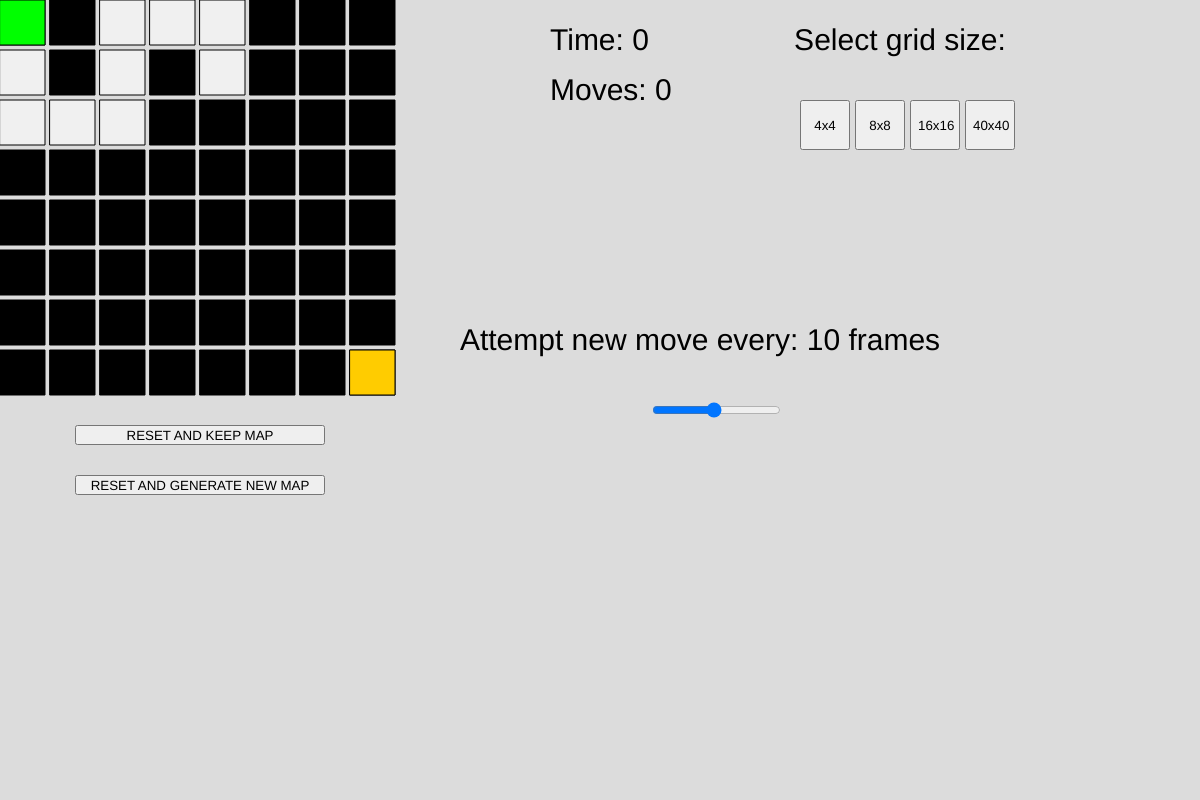
Frame 1 (no input)
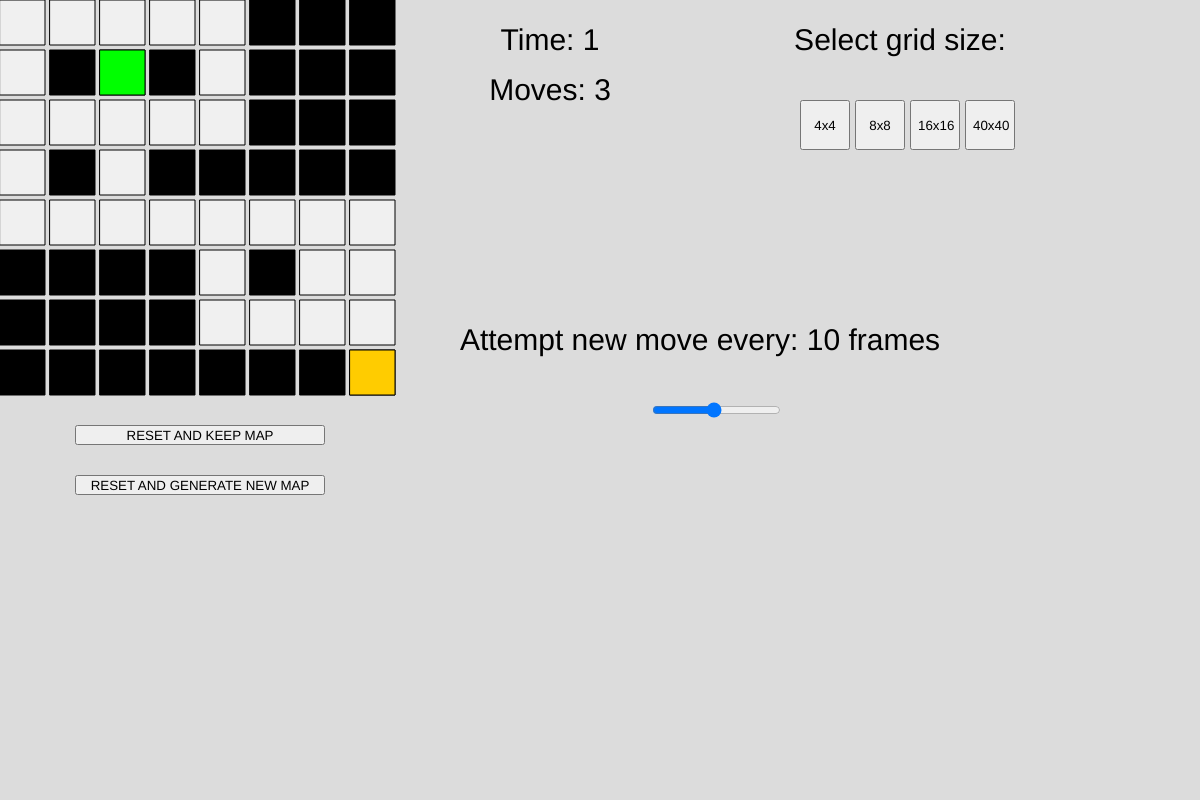
Frame 60 (no input)
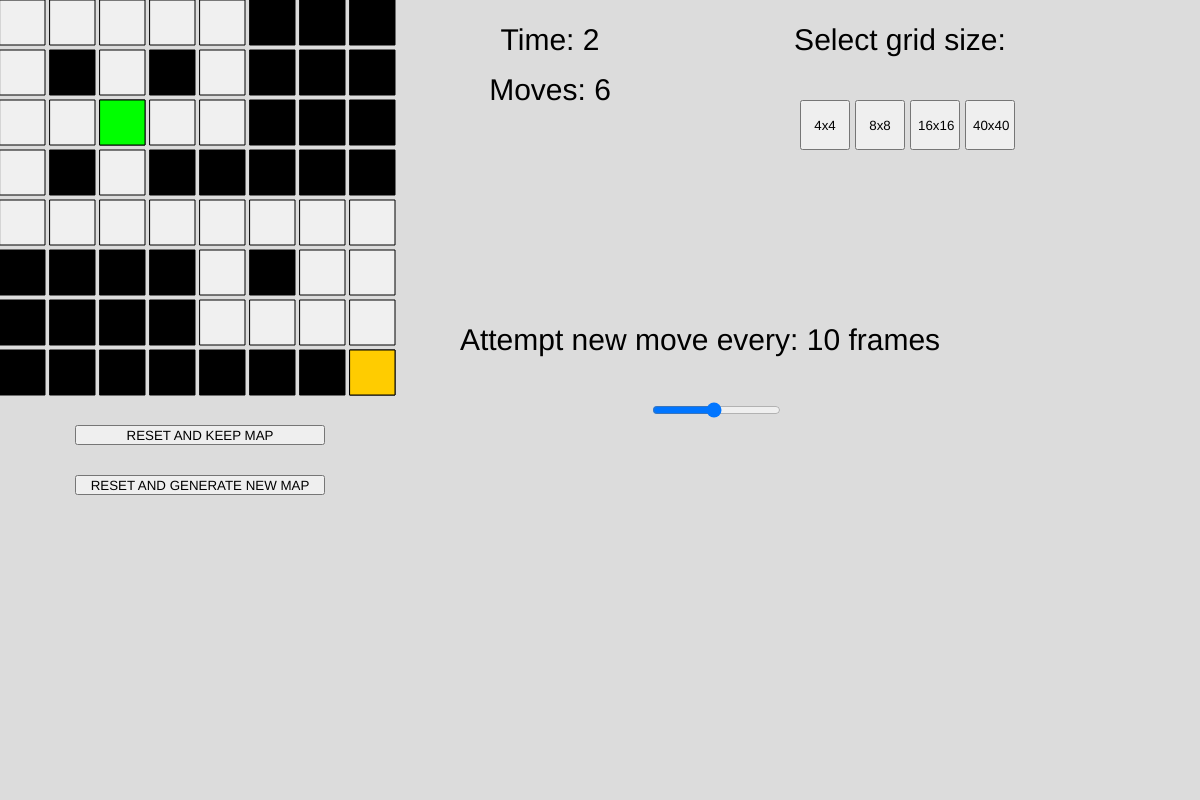
Frame 120 (the mouse pressed at the canvas centre since frame 60)

The p5.js sketch that drew these frames (run headless with seeded random() and noise() and a simulated clock; from frame 60 on, the mouse is pressed at the canvas centre):

// p5.js sketch
// ── sketch.js

let screenWidth = 400;
let screenHeight = 400;
let offset = 50;
let step = 5;
let path = [];
let solution = [];
let timeToMove = 1;
let timerFrames = 1;
let timer2Frames = 60;
let timer2Count = 0;
let countdown = true;
let moves = 0;
let restartSameMapButton;
let restartDiffMapButton;
let frameSlider;
let button4x4;
let button8x8;
let button16x16;
let button40x40;
class Tile{
  constructor({position, open}){
    this.position = position;
    this.open = open;
  }
  draw(){
    if(this.open){
      fill(240);
    }
    else{
      fill(0);
    }
    rect(this.position.x, this.position.y, offset - step, offset - step);
  }
}

class Goal{
  constructor({position}){
    this.position = position;
  }
  draw(){
    fill(255, 204, 0);
    rect(this.position.x, this.position.y, offset - step, offset - step);
  }
}

class BoardInitialization{
  constructor({position, onEdge}){
    this.position = position;
    this.onEdge = onEdge;
    this.finished = false;
    this.moveHorizontal = false;
  }
  draw(){
    //rect(this.position.x, this.position.y, 10, 10);
  }
  moveDown(){
    if(this.GetBottomAdjacent() != null){
      this.position.y += offset;
      this.GetBottomAdjacent().open = true;
    }
    else{
      this.move();
      return;
    }
  }
  move(){
    let nums = [0,1,2,3];
    let rand = random(nums);
    if(this.finished){
      return;
    }
    else if(this.onEdge){
      //move down
      if(this.GetBottomAdjacent() != null){
        this.GetBottomAdjacent().open = true;
        this.position.y += offset;
        this.onEdge = true;
      }
      else{
        this.finished = true;
        return;
      }
    }
    else{
    // 0: left 1: right 2: bottom 3: top
    while(((rand == 1 && this.lastPos == 0) || 
    (rand == 0 && this.lastPos == 1) || 
    (rand == 2 && this.lastPos == 3) || 
    (rand == 3 && this.lastPos == 2)) || 
    (this.position.x == 0 && rand == 0) ||
    (this.position.y == 0 && rand == 3) ||
    (this.position.x == screenWidth - offset && rand == 1)||
    (this.position.y == screenHeight - offset && rand == 2)||
    ((this.moveHorizontal && rand) == 2 || (this.moveHorizontal && rand == 3))||
    ((!this.moveHorizontal && rand == 0) || (!this.moveHorizontal && rand == 1))){
      rand = random(nums);
    }
    let count = 0;
    while(count < 2 || ((this.GetLeftAdjacent() == null && this.GetRightAdjacent() == null && this.GetBottomAdjacent() == null && this.GetTopAdjacent() == null))){
      while((this.position.x == 0 && rand == 0) ||
      (this.position.y == 0 && rand == 3) ||
      (this.position.x == screenWidth - offset && rand == 1)||
      (this.position.y == screenHeight - offset && rand == 2)||
      (this.GetRightAdjacent() == null && rand == 1)||
      (this.GetLeftAdjacent() == null && rand == 0)||
      (this.GetTopAdjacent() == null && rand == 3)||
      (this.GetBottomAdjacent() == null && rand == 2)){
        rand = random(nums);
      }
    switch(rand){
      case 0:
        if(this.GetLeftAdjacent() != null){
          this.GetLeftAdjacent().open = true;
          this.position.x -= offset;
          //check if edge, if so, on edge
          //else nothing
        }
        else{
          this.move();
          return;
        }
        this.lastPos = 0;
        this.moveHorizontal = false;
        //else if check if its on the edge
        //else reset to spawn
        break;
      case 1:
        //move right
        if(this.GetRightAdjacent() != null){
          this.GetRightAdjacent().open = true;
          this.position.x += offset;
          //check if touching edge
          //if so: move down until bottom right square is reached, then stop
          if(this.position.x == (screenWidth - offset)){
            this.onEdge = true;
            if(count == 0){
              count++;
            }
          }
        }
        else{
          this.move();
          return;
        }
        this.lastPos = 1;
        this.moveHorizontal = false;
        break;
      case 2:
        //move down
        if(this.GetBottomAdjacent() != null){
          this.GetBottomAdjacent().open = true;
          this.position.y += offset;
        }
        else{
          this.move();
          return;
        }
        this.lastPos = 2;
        this.moveHorizontal = true;
        break;
      case 3:
        //move up
        if(this.GetTopAdjacent() != null){
          this.GetTopAdjacent().open = true;
          this.position.y -= offset;
        }
        else{
          this.move();
          return;
        }
        this.lastPos = 3;
        this.moveHorizontal = true;
        break;
    }
    count++;
  }
}
}
GetLeftAdjacent(){
  let t = null;
  path.forEach(tile => {
    if(tile.position.x == this.position.x && tile.position.y == this.position.y){
      t = tile;
    }
  });
  return t;
}
GetRightAdjacent(){
  let t = null;
  path.forEach(tile => {
    if(tile.position.x == this.position.x&& tile.position.y == this.position.y){
      t = tile;
    }
  });
  return t;
}
GetBottomAdjacent(){
  let t = null;
  path.forEach(tile => {
    if(tile.position.y == this.position.y && tile.position.x == this.position.x){
      t = tile;
    }
  });
  return t;
}
GetTopAdjacent(){
  let t = null;
  path.forEach(tile => {
    if(tile.position.y == this.position.y && tile.position.x == this.position.x){
      t = tile;
    }
  });
  return t;
}
}
class Runner
{
  
  constructor({position}){
    this.position = position;
    this.lastPos = null;
    this.canMove = true;
  }
  move(){
    let nums = [0,1,2,3];
    let rand = random(nums);


    // 0: left 1: right 2: bottom 3: top
    if(!this.canMove){
      return;
    }
    while(((rand == 1 && this.lastPos == 0) || 
    (rand == 0 && this.lastPos == 1) || 
    (rand == 2 && this.lastPos == 3) || 
    (rand == 3 && this.lastPos == 2)) || 
    (this.position.x == 0 && rand == 0) ||
    (this.position.y == 0 && rand == 3) ||
    (this.position.x == screenWidth - offset && rand == 1)||
    (this.position.y == screenHeight - offset && rand == 2)){
      rand = random(nums);
    }
    console.log(rand == 0 ? "left" : rand == 1 ? "right" : rand == 2 ? "bottom" : rand == 3 ? "top" : "null");
    switch(rand){
      case 0:
        //move left
        //check if left square is open
        //if it is, move there
        //otherwise, reset to corner
        if(this.GetLeftAdjacent() != null){
          if(this.GetLeftAdjacent().open){
            this.position.x -= offset;
            moves++;
          }
        }
        this.lastPos = 0;
        break;
      case 1:
        //move right
        if(this.GetRightAdjacent() != null){
          if(this.GetRightAdjacent().open){
          this.position.x += offset;
          moves++;
          }
        }
        this.lastPos = 1;
        break;
      case 2:
        //move down
        if(this.GetBottomAdjacent() != null){
          if(this.GetBottomAdjacent().open){
          this.position.y += offset;
          moves++;
          }
        }
        this.lastPos = 2;
        break;
      case 3:
        //move up
        if(this.GetTopAdjacent() != null){
          if(this.GetTopAdjacent().open){
          this.position.y -= offset;
          moves++;
          }
        }
        this.lastPos = 3;
        break;
    }
}



  draw(){
    fill(0,255,0);
    rect(this.position.x, this.position.y, offset - step, offset - step);
  }
  GetLeftAdjacent(){
    let t = null;
    path.forEach(tile => {
      if(tile.position.x == this.position.x - offset && tile.position.y == this.position.y){
        t = tile;
      }
    });
    return t;
  }
  GetRightAdjacent(){
    let t = null;
    path.forEach(tile => {
      if(tile.position.x == this.position.x + offset && tile.position.y == this.position.y){
        t = tile;
      }
    });
    return t;
  }
  GetBottomAdjacent(){
    let t = null;
    path.forEach(tile => {
      if(tile.position.y == this.position.y + offset && tile.position.x == this.position.x){
        t = tile;
      }
    });
    return t;
  }
  GetTopAdjacent(){
    let t = null;
    path.forEach(tile => {
      if(tile.position.y == this.position.y - offset && tile.position.x == this.position.x){
        t = tile;
      }
    });
    return t;
  }
  reset(){
    runner = new Runner(
      {
        position: {x: 0, y: 0},
      });
  }
}
let runner = new Runner(
  {
    position: {x: 0, y: 0},
  });
let goal;

let boardInit = new BoardInitialization(
  {
    position: {x: 0, y: 0},
    onEdge: false,
  });
  function buttonInit(){
    button4x4 = createButton('4x4');
    button8x8 = createButton('8x8');
    button16x16 = createButton('16x16');
    button40x40 = createButton('40x40');
    button4x4.position(800, 100);
    button8x8.position(855, 100);
    button16x16.position(910, 100);
    button40x40.position(965, 100);
    button4x4.size(50,50);
    button8x8.size(50,50);
    button16x16.size(50,50);
    button40x40.size(50,50);
  
    button4x4.mousePressed(() =>
    {
      offset = 100;
      resetNewMap();
    });
    button8x8.mousePressed(() =>
    {
      offset = 50;
      resetNewMap();
    });
    button16x16.mousePressed(() =>
    {
      offset = 25;
      resetNewMap();
    });
    button40x40.mousePressed(() =>
    {
      offset = 10;
      resetNewMap();
    });
      restartSameMapButton = createButton('RESET AND KEEP MAP');
      restartSameMapButton.position(75,425);
      restartSameMapButton.size(250, 20);
      restartSameMapButton.mousePressed(resetKeepMap);
      restartDiffMapButton = createButton('RESET AND GENERATE NEW MAP');
      restartDiffMapButton.position(75,475)
      restartDiffMapButton.size(250, 20);
      restartDiffMapButton.mousePressed(resetNewMap);
  }
function setup() {
  createCanvas(screenWidth * 3, screenHeight * 2);
  background(220);
  frameSlider = createSlider(1, 20, 10);
  frameSlider.position(650, 400);
  solution.push();
  buttonInit();
  for(let i = 0; i < screenHeight; i += offset){
    for(let j = 0; j < screenWidth; j += offset){
      path.push(new Tile(
        {
          position: {x: i, y: j},
          open: false,
        }));
    }
  }
  goal = new Goal(
    {
      position: {x: path[path.length - 1].position.x, y:path[path.length - 1].position.y},
    });

}

function resetKeepMap(){
  runner = new Runner(
    {
      position: {x: 0, y: 0},
    });
  runner.canMove = true;
  runner.lastPos = null;
  moves = 0;
  timer2Count = 0;
  countdown = true;
}
function resetNewMap(){
  runner = new Runner(
    {
      position: {x: 0, y: 0},
    });
  runner.canMove = true;
  runner.lastPos = null;

  path.forEach(element => {
    element.open = false;
  });
  path = [];
  boardInit = new BoardInitialization(
    {
      position: {x: 0, y: 0},
      onEdge: false,
    });
  boardInit.finished = false;
  moves = 0;
  timer2Count = 0;
  countdown = true;
  for(let i = 0; i < screenHeight; i += offset){
    for(let j = 0; j < screenWidth; j += offset){
      path.push(new Tile(
        {
          position: {x: i, y: j},
          open: false,
        }));
    }
  }
  goal = new Goal(
    {
      position: {x: path[path.length - 1].position.x, y:path[path.length - 1].position.y},
    });
}

function draw() {
  if(runner.canMove){
    timerFrames = frameSlider.value();
    background(220);
    if(!boardInit.finished){
      for(let i = 0; i < 5; i++)
        boardInit.move();
    }
    if(frameCount % timerFrames == 0 && timeToMove > 0){
      timeToMove--;
    }
    if(frameCount % timer2Frames == 0 && countdown){
      timer2Count++;
    }
    if(timeToMove <= 0){
      timeToMove = 1;
      if(runner.canMove)
        runner.move();
      if(runner.position.x == goal.position.x && runner.position.y == goal.position.y){

        runner.canMove = false;
        countdown = false;
      }
    }
    path.forEach(element => {
      element.draw();
    });
    runner.draw();
    goal.draw();
    boardInit.draw();
    //text
    fill(0);
    textSize(30);
    text("Time: " + timer2Count, 550, 50);
    textSize(30);
    text("Moves: " + moves, 550,100);
    textAlign(CENTER);
    text("Attempt new move every: " + timerFrames + (timerFrames == 1 ? " frame" : " frames"), 700,350);
    text("Select grid size:", 900,50);
    fill(255,0,0);
    textSize(100);
      if(!runner.canMove)
        text("Goal Reached!", 750, 250);
  }
  
}
